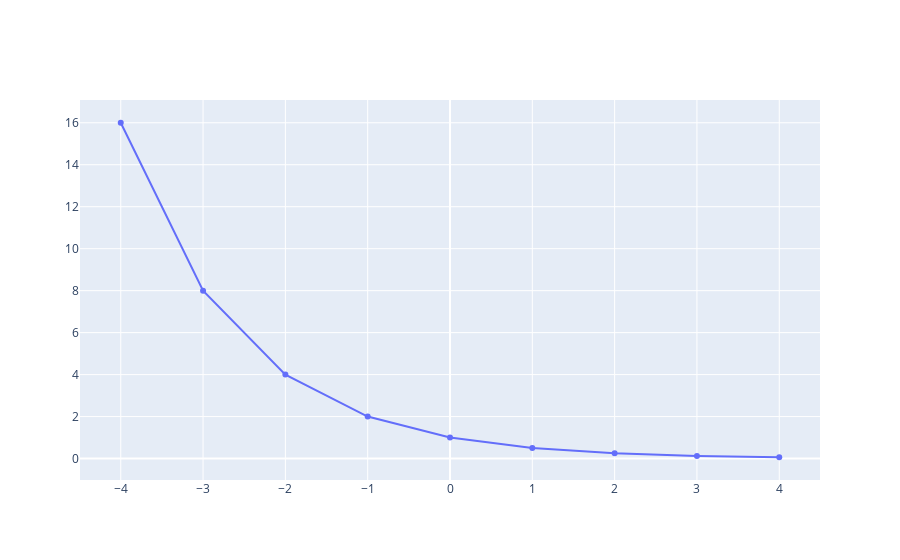

The notebook cell saved with this chart:
### Code cell
fig = go.Figure()
fig.add_trace(go.Scatter(name = "Funcion Y(x) = (1/2)^x", x = X, y = Y))
fig.show()

### Figure 1 — Plotly figure (JSON) as saved in the notebook; plotly's stock layout.template omitted (floating-point values rounded to 4 significant figures)
{"data": [{"name": "Funcion Y(x) = (1/2)^x", "type": "scatter", "x": [-4, -3, -2, -1, 0, 1, 2, 3, 4], "y": [16, 8, 4, 2, 1, 0.5, 0.25, 0.125, 0.0625]}], "layout": {}}
